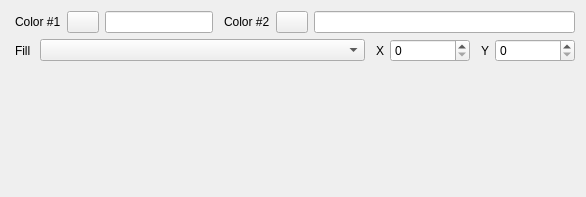
<?xml version="1.0" encoding="UTF-8"?>
<ui version="4.0">
 <class>Form</class>
 <widget class="QWidget" name="Form">
  <property name="geometry">
   <rect>
    <x>0</x>
    <y>0</y>
    <width>586</width>
    <height>197</height>
   </rect>
  </property>
  <property name="windowTitle">
   <string>Form</string>
  </property>
  <layout class="QVBoxLayout" name="verticalLayout_2">
   <item>
    <layout class="QVBoxLayout" name="verticalLayout">
     <property name="leftMargin">
      <number>4</number>
     </property>
     <item>
      <layout class="QHBoxLayout" name="horizontalLayout_8">
       <item>
        <widget class="QLabel" name="label_textColor">
         <property name="sizePolicy">
          <sizepolicy hsizetype="Fixed" vsizetype="Preferred">
           <horstretch>0</horstretch>
           <verstretch>0</verstretch>
          </sizepolicy>
         </property>
         <property name="minimumSize">
          <size>
           <width>31</width>
           <height>0</height>
          </size>
         </property>
         <property name="text">
          <string>Color #1</string>
         </property>
        </widget>
       </item>
       <item>
        <widget class="QPushButton" name="pushButton_color1">
         <property name="maximumSize">
          <size>
           <width>32</width>
           <height>32</height>
          </size>
         </property>
         <property name="text">
          <string/>
         </property>
         <property name="MaximumSize" stdset="0">
          <size>
           <width>32</width>
           <height>32</height>
          </size>
         </property>
        </widget>
       </item>
       <item>
        <widget class="QLineEdit" name="lineEdit_color1">
         <property name="sizePolicy">
          <sizepolicy hsizetype="Fixed" vsizetype="Fixed">
           <horstretch>0</horstretch>
           <verstretch>0</verstretch>
          </sizepolicy>
         </property>
         <property name="minimumSize">
          <size>
           <width>1</width>
           <height>0</height>
          </size>
         </property>
         <property name="maxLength">
          <number>12</number>
         </property>
        </widget>
       </item>
       <item>
        <spacer name="horizontalSpacer_9">
         <property name="orientation">
          <enum>Qt::Horizontal</enum>
         </property>
         <property name="sizeType">
          <enum>QSizePolicy::Fixed</enum>
         </property>
         <property name="sizeHint" stdset="0">
          <size>
           <width>5</width>
           <height>20</height>
          </size>
         </property>
        </spacer>
       </item>
       <item>
        <widget class="QLabel" name="label_textColor_2">
         <property name="sizePolicy">
          <sizepolicy hsizetype="Fixed" vsizetype="Preferred">
           <horstretch>0</horstretch>
           <verstretch>0</verstretch>
          </sizepolicy>
         </property>
         <property name="minimumSize">
          <size>
           <width>31</width>
           <height>0</height>
          </size>
         </property>
         <property name="text">
          <string>Color #2</string>
         </property>
        </widget>
       </item>
       <item>
        <widget class="QPushButton" name="pushButton_color2">
         <property name="maximumSize">
          <size>
           <width>32</width>
           <height>32</height>
          </size>
         </property>
         <property name="text">
          <string/>
         </property>
         <property name="MaximumSize" stdset="0">
          <size>
           <width>32</width>
           <height>32</height>
          </size>
         </property>
        </widget>
       </item>
       <item>
        <widget class="QLineEdit" name="lineEdit_color2">
         <property name="sizePolicy">
          <sizepolicy hsizetype="Minimum" vsizetype="Fixed">
           <horstretch>0</horstretch>
           <verstretch>0</verstretch>
          </sizepolicy>
         </property>
         <property name="minimumSize">
          <size>
           <width>1</width>
           <height>0</height>
          </size>
         </property>
         <property name="maxLength">
          <number>12</number>
         </property>
        </widget>
       </item>
      </layout>
     </item>
     <item>
      <layout class="QHBoxLayout" name="horizontalLayout_7">
       <property name="leftMargin">
        <number>0</number>
       </property>
       <item>
        <widget class="QLabel" name="label_textLayout">
         <property name="sizePolicy">
          <sizepolicy hsizetype="Fixed" vsizetype="Preferred">
           <horstretch>0</horstretch>
           <verstretch>0</verstretch>
          </sizepolicy>
         </property>
         <property name="text">
          <string>Fill </string>
         </property>
        </widget>
       </item>
       <item>
        <widget class="QComboBox" name="comboBox_fill"/>
       </item>
       <item>
        <spacer name="horizontalSpacer_6">
         <property name="orientation">
          <enum>Qt::Horizontal</enum>
         </property>
         <property name="sizeType">
          <enum>QSizePolicy::Fixed</enum>
         </property>
         <property name="sizeHint" stdset="0">
          <size>
           <width>5</width>
           <height>20</height>
          </size>
         </property>
        </spacer>
       </item>
       <item>
        <widget class="QLabel" name="label_xTitleAlign">
         <property name="sizePolicy">
          <sizepolicy hsizetype="Fixed" vsizetype="Preferred">
           <horstretch>0</horstretch>
           <verstretch>0</verstretch>
          </sizepolicy>
         </property>
         <property name="text">
          <string>X</string>
         </property>
        </widget>
       </item>
       <item>
        <widget class="QSpinBox" name="spinBox_x">
         <property name="sizePolicy">
          <sizepolicy hsizetype="Fixed" vsizetype="Fixed">
           <horstretch>0</horstretch>
           <verstretch>0</verstretch>
          </sizepolicy>
         </property>
         <property name="maximumSize">
          <size>
           <width>80</width>
           <height>16777215</height>
          </size>
         </property>
         <property name="baseSize">
          <size>
           <width>0</width>
           <height>0</height>
          </size>
         </property>
         <property name="minimum">
          <number>0</number>
         </property>
         <property name="maximum">
          <number>999999999</number>
         </property>
         <property name="value">
          <number>0</number>
         </property>
        </widget>
       </item>
       <item>
        <spacer name="horizontalSpacer_7">
         <property name="orientation">
          <enum>Qt::Horizontal</enum>
         </property>
         <property name="sizeType">
          <enum>QSizePolicy::Fixed</enum>
         </property>
         <property name="sizeHint" stdset="0">
          <size>
           <width>5</width>
           <height>20</height>
          </size>
         </property>
        </spacer>
       </item>
       <item>
        <widget class="QLabel" name="label_yTitleAlign">
         <property name="sizePolicy">
          <sizepolicy hsizetype="Fixed" vsizetype="Preferred">
           <horstretch>0</horstretch>
           <verstretch>0</verstretch>
          </sizepolicy>
         </property>
         <property name="text">
          <string>Y</string>
         </property>
        </widget>
       </item>
       <item>
        <widget class="QSpinBox" name="spinBox_y">
         <property name="sizePolicy">
          <sizepolicy hsizetype="Fixed" vsizetype="Fixed">
           <horstretch>0</horstretch>
           <verstretch>0</verstretch>
          </sizepolicy>
         </property>
         <property name="maximumSize">
          <size>
           <width>80</width>
           <height>16777215</height>
          </size>
         </property>
         <property name="maximum">
          <number>999999999</number>
         </property>
        </widget>
       </item>
      </layout>
     </item>
    </layout>
   </item>
   <item>
    <spacer name="verticalSpacer">
     <property name="orientation">
      <enum>Qt::Vertical</enum>
     </property>
     <property name="sizeHint" stdset="0">
      <size>
       <width>20</width>
       <height>40</height>
      </size>
     </property>
    </spacer>
   </item>
  </layout>
 </widget>
 <resources/>
 <connections/>
</ui>
